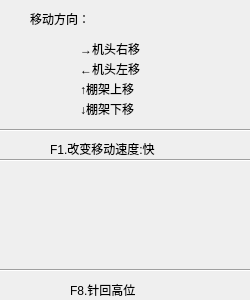
<?xml version="1.0" encoding="UTF-8"?>
<ui version="4.0">
 <class>HandForm</class>
 <widget class="QWidget" name="HandForm">
  <property name="geometry">
   <rect>
    <x>0</x>
    <y>0</y>
    <width>250</width>
    <height>300</height>
   </rect>
  </property>
  <property name="focusPolicy">
   <enum>Qt::NoFocus</enum>
  </property>
  <property name="windowTitle">
   <string>Form</string>
  </property>
  <property name="autoFillBackground">
   <bool>true</bool>
  </property>
  <widget class="Line" name="line">
   <property name="geometry">
    <rect>
     <x>0</x>
     <y>120</y>
     <width>251</width>
     <height>20</height>
    </rect>
   </property>
   <property name="orientation">
    <enum>Qt::Horizontal</enum>
   </property>
  </widget>
  <widget class="Line" name="line_2">
   <property name="geometry">
    <rect>
     <x>0</x>
     <y>150</y>
     <width>251</width>
     <height>20</height>
    </rect>
   </property>
   <property name="orientation">
    <enum>Qt::Horizontal</enum>
   </property>
  </widget>
  <widget class="Line" name="line_3">
   <property name="geometry">
    <rect>
     <x>0</x>
     <y>260</y>
     <width>251</width>
     <height>20</height>
    </rect>
   </property>
   <property name="orientation">
    <enum>Qt::Horizontal</enum>
   </property>
  </widget>
  <widget class="QLabel" name="label">
   <property name="geometry">
    <rect>
     <x>30</x>
     <y>10</y>
     <width>81</width>
     <height>17</height>
    </rect>
   </property>
   <property name="text">
    <string>移动方向：</string>
   </property>
  </widget>
  <widget class="QLabel" name="label_2">
   <property name="geometry">
    <rect>
     <x>80</x>
     <y>40</y>
     <width>71</width>
     <height>17</height>
    </rect>
   </property>
   <property name="text">
    <string>→机头右移</string>
   </property>
  </widget>
  <widget class="QLabel" name="label_3">
   <property name="geometry">
    <rect>
     <x>80</x>
     <y>60</y>
     <width>81</width>
     <height>17</height>
    </rect>
   </property>
   <property name="text">
    <string>←机头左移</string>
   </property>
  </widget>
  <widget class="QLabel" name="label_4">
   <property name="geometry">
    <rect>
     <x>80</x>
     <y>80</y>
     <width>71</width>
     <height>17</height>
    </rect>
   </property>
   <property name="text">
    <string>↑棚架上移</string>
   </property>
  </widget>
  <widget class="QLabel" name="label_5">
   <property name="geometry">
    <rect>
     <x>80</x>
     <y>100</y>
     <width>71</width>
     <height>17</height>
    </rect>
   </property>
   <property name="text">
    <string>↓棚架下移</string>
   </property>
  </widget>
  <widget class="QLabel" name="label_6">
   <property name="geometry">
    <rect>
     <x>50</x>
     <y>140</y>
     <width>131</width>
     <height>17</height>
    </rect>
   </property>
   <property name="text">
    <string>F1.改变移动速度:快</string>
   </property>
  </widget>
  <widget class="QLabel" name="label_7">
   <property name="geometry">
    <rect>
     <x>70</x>
     <y>280</y>
     <width>101</width>
     <height>20</height>
    </rect>
   </property>
   <property name="text">
    <string>F8.针回高位</string>
   </property>
  </widget>
 </widget>
 <resources/>
 <connections/>
</ui>
